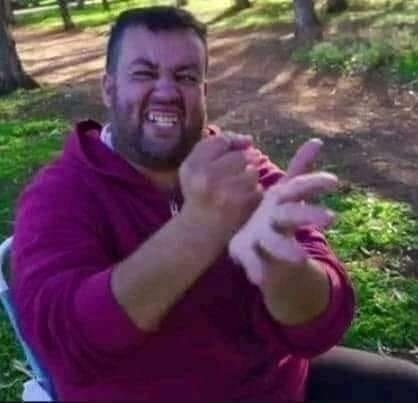
#> input picture Photos/test.jpg, 418 x 403 px
$ python spaces.py
#> lines starting #> are read from the running program, lines starting #| are printed output that depends on the picture
import cv2 as cv
import matplotlib.pyplot as plt
# Read image
img = cv.imread('Photos/test.jpg')
#> img is the input picture: shape (403, 418, 3); mean B, G, R 80.9, 69.1, 93.4
cv.imshow('test', img)
plt.imshow(img)
plt.show()
#converting img to grayscale
gray = cv.cvtColor(img,cv.COLOR_RGB2GRAY)
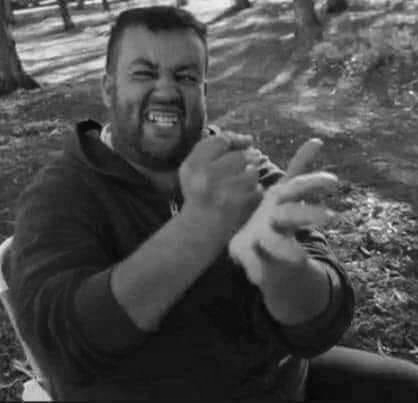
#> gray: shape (403, 418); min 3, max 242, mean 75.4
cv.imshow('Gray', gray)
#BGR to HSV
hsv = cv.cvtColor(img,cv.COLOR_BGR2HSV)
#> hsv: shape (403, 418, 3); mean H, S, V 109.3, 125.7, 100.6
cv.imshow('hsv',hsv)
#BGR to l*a*b
lab = cv.cvtColor(img,cv.COLOR_BGR2LAB)
#> lab: shape (403, 418, 3); mean of channels 0, 1, 2 83.9, 140.3, 126.2
cv.imshow('lab',lab)
#BGR to RGB
rgb = cv.cvtColor(img,cv.COLOR_BGR2RGB)
cv.imshow('RGB',rgb)
plt.imshow(rgb)
plt.show()
#hsv to bgr
hsv_bgr = cv.cvtColor(hsv,cv.COLOR_HSV2BGR)
cv.imshow('hsv to bgr',hsv_bgr)
cv.waitKey(0)
